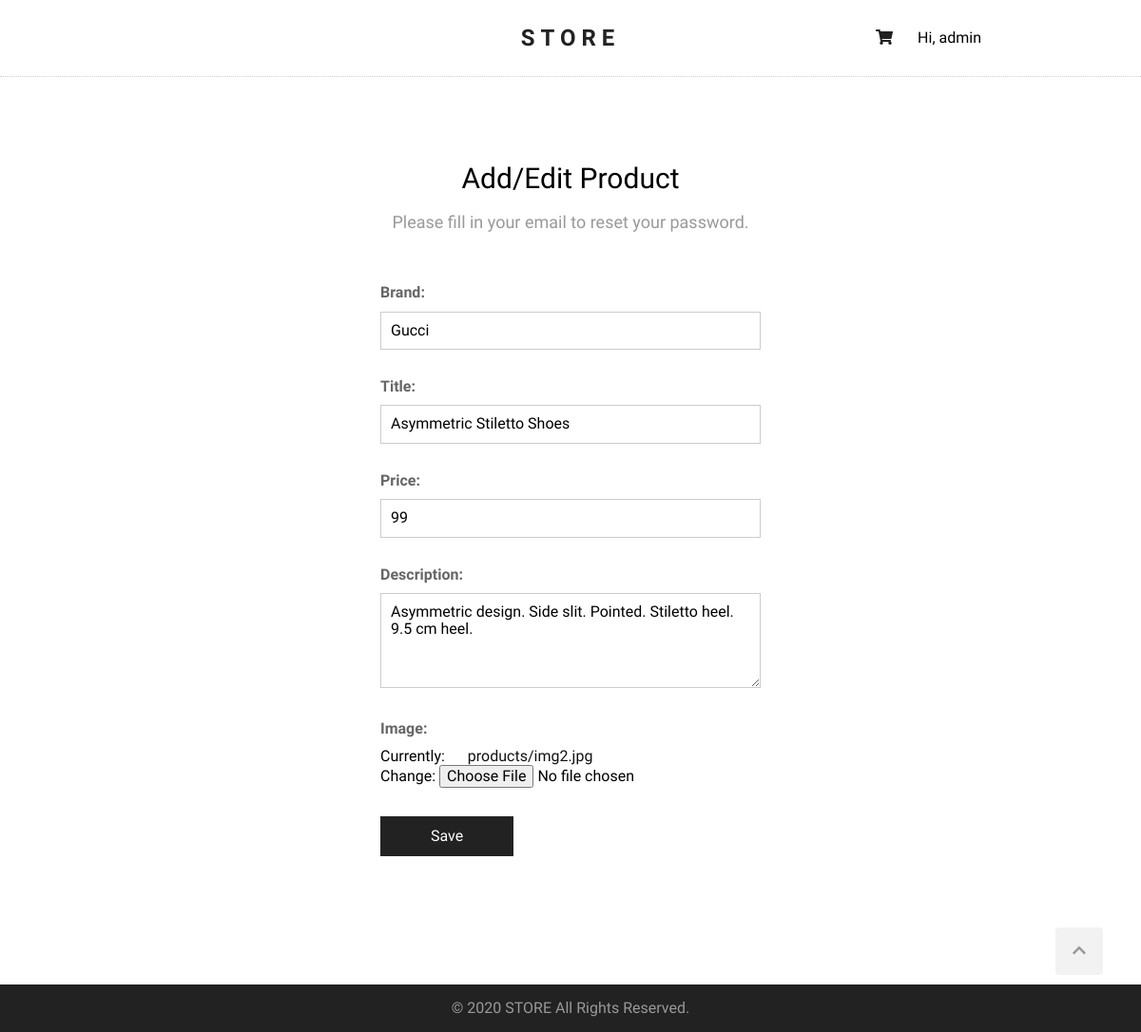
Page /products/edit/2 (signed in) on the committed database.
### products/models.py (models this page shows, shortened)
class Product(models.Model):
    brand = models.CharField(max_length=100)
    title = models.CharField(max_length=100)
    description = models.TextField(max_length=500, blank=True, null=True)
    price = models.PositiveIntegerField()
    image = models.ImageField(upload_to='products/', null=True)
    created_at = models.DateTimeField(auto_now_add=True)
    updated_at = models.DateTimeField(auto_now=True)

### products/views.py (the view)
# urls.py: path('edit/<pk>', edit_product, name='edit_product'),
def edit_product(request, pk):
    if request.user.is_authenticated and request.user.is_superuser:
        product_to_edit = get_object_or_404(Product, pk=pk)
        if request.method == 'POST':
            form = AddProductForm(request.POST, request.FILES, instance=product_to_edit)
            if form.is_valid():
                form.save()
                return render(request, 'products/add_product_success.html')
        else:
            form = AddProductForm(instance=product_to_edit)
        return render(request, 'products/add_product.html', {'form': form})
    else:
        return redirect('product_list')

### products/forms.py
class AddProductForm(forms.ModelForm):
    class Meta:
        model = Product
        fields = ('brand', 'title', 'price', 'description', 'image',)

### templates/products/add_product.html (shortened to what this page needs)
{% extends "base.html" %}
{% block content %}
<section class="form-section">
    <h2 class="section-headline">Add/Edit Product</h2>
    <p class="section-description">
        Please fill in your email to reset your password.
    </p>
    <div class="form">
        <form action="" method="post">
            {{ form.as_p }}
            <p>
                <button type="submit">Save</button>
            </p>
        </form>
    </div>
</section>
{% endblock %}

### templates/base.html (shortened to what this page needs)
{% load static %}
<!DOCTYPE html>
<html lang="en">
<head>
    <link rel="stylesheet" href="{% static 'normalize.css' %}" />
    <link rel="stylesheet" href="{% static 'style.css' %}" />
</head>
<body>
    <div class="wrapper">
        <header>
            <h1 id="logo">
                <a href="{% url 'home' %}">STORE</a>
            </h1>
            <div id="controls">
                <div id="cart">
                    <a href="{% url 'cart' %}"><i class="fas fa-shopping-cart"></i></a>
                </div>
                {% if user.is_authenticated %}
                <p>Hi, {{ user.username }}</p>
                {% else  %}
                <input type="button" id="login" onclick="location.href='{% url 'login' %}'" value="Log in" />
                {% endif %}
            </div>
        </header>
        <main>
            {% block content %}{% endblock %}
        </main>
    </div>
    <footer>
        <a href="#" id="scroll-up">
            <i class="fas fa-chevron-up"></i>
        </a>
        <p>&copy; 2020 STORE All Rights Reserved.</p>
    </footer>
</body>
</html>

### static/style.css (style rules this page uses)
html { scroll-behavior: smooth; }
body { margin: 0; font-family: 'Questrial', sans-serif; }
.wrapper { min-height: calc(100vh - 50px); }
header { height: auto; border-bottom: 1px dotted #ccc; }
#logo { text-align: center; font-family: 'Domine', serif; font-size: 24px; letter-spacing: 6px; line-height: 80px; margin: 0; }
#logo a { color: #222; text-decoration: none; }
#controls { position: absolute; top: 15px; right: 14%; }
#controls #cart { position: relative; display: inline-block; width: 30px; line-height: 30px; text-align: center; cursor: pointer; margin-right: 16px; }
#controls p { display: inline-block; }
#controls #cart a { color: #222; }
main { max-width: 960px; text-align: center; margin: 90px auto 90px auto; }
.section-headline { font-size: 30px; font-weight: normal; margin: 0; }
.section-description { color: #999; font-size: 18px; }
.form-section { overflow: auto; width: 100%; }
.form { max-width: 400px; margin: 45px auto; padding: 0 20px; }
.form p { margin: 0 0 20px 0; text-align: left; }
.form label { display: block; padding: 10px 0; color: #666; font-weight: bold; }
.form input[type=text], .form input[type=email], .form input[type=number], .form input[type=password], .form select { padding: 10px; max-width: 400px; width: 100%; border: 1px solid #ccc; box-sizing: border-box; }
.form textarea { max-width: 400px; min-height: 100px; width: 100%; height: 100px; padding: 10px; box-sizing: border-box; font-family: inherit; font-size: inherit; border: 1px solid #ccc; }
.form button { width: 140px; line-height: 40px; font-size: 16px; background: #222; color: #fff; border: none; cursor: pointer; margin-top: 10px; transition-duration: .3s; }
.form a { text-decoration: none; color: #111; margin-left: 20px; }
footer { background-color: #222; height: 50px; color: #999; text-align: center; line-height: 50px; }
footer p { margin: 0; }
#scroll-up { width: 50px; height: 50px; background-color: #f2f2f2; bottom: 60px; right: 40px; position: fixed; border-radius: 4px; cursor: pointer; color: #999; }

### rows in the picture
Product: brand "Gucci", title "Asymmetric Stiletto Shoes", price "99", description "Asymmetric design. Side slit. Pointed. Stiletto heel. 9.5 cm heel."

### other values in the picture
{{ user.username }} "admin"
